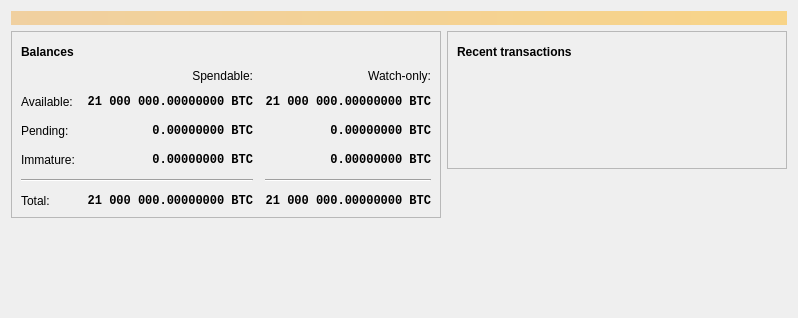
<?xml version="1.0" encoding="UTF-8"?>
<ui version="4.0">
 <class>OverviewPage</class>
 <widget class="QWidget" name="OverviewPage">
  <property name="geometry">
   <rect>
    <x>0</x>
    <y>0</y>
    <width>798</width>
    <height>318</height>
   </rect>
  </property>
  <property name="windowTitle">
   <string>Form</string>
  </property>
  <layout class="QVBoxLayout" name="topLayout">
   <item>
    <widget class="QLabel" name="labelAlerts">
     <property name="visible">
      <bool>false</bool>
     </property>
     <property name="styleSheet">
      <string notr="true">QLabel { background-color: qlineargradient(x1: 0, y1: 0, x2: 1, y2: 0, stop:0 #F0D0A0, stop:1 #F8D488); color:#000000; }</string>
     </property>
     <property name="wordWrap">
      <bool>true</bool>
     </property>
     <property name="margin">
      <number>3</number>
     </property>
     <property name="textInteractionFlags">
      <set>Qt::TextSelectableByMouse</set>
     </property>
    </widget>
   </item>
   <item>
    <layout class="QHBoxLayout" name="horizontalLayout" stretch="1,1">
     <item>
      <layout class="QVBoxLayout" name="verticalLayout_2">
       <item>
        <widget class="QFrame" name="frame">
         <property name="frameShape">
          <enum>QFrame::StyledPanel</enum>
         </property>
         <property name="frameShadow">
          <enum>QFrame::Raised</enum>
         </property>
         <layout class="QVBoxLayout" name="verticalLayout_4">
          <item>
           <layout class="QHBoxLayout" name="horizontalLayout_4">
            <item>
             <widget class="QLabel" name="label_5">
              <property name="font">
               <font>
                <weight>75</weight>
                <bold>true</bold>
               </font>
              </property>
              <property name="text">
               <string>Balances</string>
              </property>
             </widget>
            </item>
            <item>
             <widget class="QPushButton" name="labelWalletStatus">
              <property name="enabled">
               <bool>true</bool>
              </property>
              <property name="maximumSize">
               <size>
                <width>30</width>
                <height>16777215</height>
               </size>
              </property>
              <property name="toolTip">
               <string>The displayed information may be out of date. Your wallet automatically synchronizes with the Crown network after a connection is established, but this process has not completed yet.</string>
              </property>
              <property name="text">
               <string/>
              </property>
              <property name="icon">
               <iconset resource="../crown.qrc">
                <normaloff>:/icons/warning</normaloff>
                <disabledoff>:/icons/warning</disabledoff>:/icons/warning</iconset>
              </property>
              <property name="iconSize">
               <size>
                <width>24</width>
                <height>24</height>
               </size>
              </property>
              <property name="flat">
               <bool>true</bool>
              </property>
             </widget>
            </item>
            <item>
             <spacer name="horizontalSpacer_3">
              <property name="orientation">
               <enum>Qt::Horizontal</enum>
              </property>
              <property name="sizeHint" stdset="0">
               <size>
                <width>40</width>
                <height>20</height>
               </size>
              </property>
             </spacer>
            </item>
           </layout>
          </item>
          <item>
           <layout class="QGridLayout" name="gridLayout">
            <property name="spacing">
             <number>12</number>
            </property>
            <item row="2" column="2">
             <widget class="QLabel" name="labelWatchPending">
              <property name="font">
               <font>
                <family>Monospace</family>
                <weight>75</weight>
                <bold>true</bold>
               </font>
              </property>
              <property name="cursor">
               <cursorShape>IBeamCursor</cursorShape>
              </property>
              <property name="toolTip">
               <string>Unconfirmed transactions to watch-only addresses</string>
              </property>
              <property name="text">
               <string notr="true">0.00000000 BTC</string>
              </property>
              <property name="alignment">
               <set>Qt::AlignRight|Qt::AlignTrailing|Qt::AlignVCenter</set>
              </property>
              <property name="textInteractionFlags">
               <set>Qt::LinksAccessibleByMouse|Qt::TextSelectableByKeyboard|Qt::TextSelectableByMouse</set>
              </property>
             </widget>
            </item>
            <item row="2" column="1">
             <widget class="QLabel" name="labelUnconfirmed">
              <property name="font">
               <font>
                <family>Monospace</family>
                <weight>75</weight>
                <bold>true</bold>
               </font>
              </property>
              <property name="cursor">
               <cursorShape>IBeamCursor</cursorShape>
              </property>
              <property name="toolTip">
               <string>Total of transactions that have yet to be confirmed, and do not yet count toward the spendable balance</string>
              </property>
              <property name="text">
               <string notr="true">0.00000000 BTC</string>
              </property>
              <property name="alignment">
               <set>Qt::AlignRight|Qt::AlignTrailing|Qt::AlignVCenter</set>
              </property>
              <property name="textInteractionFlags">
               <set>Qt::LinksAccessibleByMouse|Qt::TextSelectableByKeyboard|Qt::TextSelectableByMouse</set>
              </property>
             </widget>
            </item>
            <item row="3" column="2">
             <widget class="QLabel" name="labelWatchImmature">
              <property name="font">
               <font>
                <family>Monospace</family>
                <weight>75</weight>
                <bold>true</bold>
               </font>
              </property>
              <property name="cursor">
               <cursorShape>IBeamCursor</cursorShape>
              </property>
              <property name="toolTip">
               <string>Mined balance in watch-only addresses that has not yet matured</string>
              </property>
              <property name="text">
               <string notr="true">0.00000000 BTC</string>
              </property>
              <property name="alignment">
               <set>Qt::AlignRight|Qt::AlignTrailing|Qt::AlignVCenter</set>
              </property>
              <property name="textInteractionFlags">
               <set>Qt::LinksAccessibleByMouse|Qt::TextSelectableByKeyboard|Qt::TextSelectableByMouse</set>
              </property>
             </widget>
            </item>
            <item row="4" column="0" colspan="2">
             <widget class="Line" name="line">
              <property name="orientation">
               <enum>Qt::Horizontal</enum>
              </property>
             </widget>
            </item>
            <item row="4" column="2">
             <widget class="Line" name="lineWatchBalance">
              <property name="sizePolicy">
               <sizepolicy hsizetype="Preferred" vsizetype="Fixed">
                <horstretch>0</horstretch>
                <verstretch>0</verstretch>
               </sizepolicy>
              </property>
              <property name="minimumSize">
               <size>
                <width>140</width>
                <height>0</height>
               </size>
              </property>
              <property name="orientation">
               <enum>Qt::Horizontal</enum>
              </property>
             </widget>
            </item>
            <item row="5" column="0">
             <widget class="QLabel" name="labelTotalText">
              <property name="text">
               <string>Total:</string>
              </property>
             </widget>
            </item>
            <item row="3" column="1">
             <widget class="QLabel" name="labelImmature">
              <property name="font">
               <font>
                <family>Monospace</family>
                <weight>75</weight>
                <bold>true</bold>
               </font>
              </property>
              <property name="cursor">
               <cursorShape>IBeamCursor</cursorShape>
              </property>
              <property name="toolTip">
               <string>Mined balance that has not yet matured</string>
              </property>
              <property name="text">
               <string notr="true">0.00000000 BTC</string>
              </property>
              <property name="alignment">
               <set>Qt::AlignRight|Qt::AlignTrailing|Qt::AlignVCenter</set>
              </property>
              <property name="textInteractionFlags">
               <set>Qt::LinksAccessibleByMouse|Qt::TextSelectableByKeyboard|Qt::TextSelectableByMouse</set>
              </property>
             </widget>
            </item>
            <item row="2" column="3">
             <spacer name="horizontalSpacer_2">
              <property name="orientation">
               <enum>Qt::Horizontal</enum>
              </property>
              <property name="sizeHint" stdset="0">
               <size>
                <width>40</width>
                <height>20</height>
               </size>
              </property>
             </spacer>
            </item>
            <item row="3" column="0">
             <widget class="QLabel" name="labelImmatureText">
              <property name="text">
               <string>Immature:</string>
              </property>
             </widget>
            </item>
            <item row="5" column="1">
             <widget class="QLabel" name="labelTotal">
              <property name="font">
               <font>
                <family>Monospace</family>
                <weight>75</weight>
                <bold>true</bold>
               </font>
              </property>
              <property name="cursor">
               <cursorShape>IBeamCursor</cursorShape>
              </property>
              <property name="toolTip">
               <string>Your current total balance</string>
              </property>
              <property name="text">
               <string notr="true">21 000 000.00000000 BTC</string>
              </property>
              <property name="alignment">
               <set>Qt::AlignRight|Qt::AlignTrailing|Qt::AlignVCenter</set>
              </property>
              <property name="textInteractionFlags">
               <set>Qt::LinksAccessibleByMouse|Qt::TextSelectableByKeyboard|Qt::TextSelectableByMouse</set>
              </property>
             </widget>
            </item>
            <item row="5" column="2">
             <widget class="QLabel" name="labelWatchTotal">
              <property name="font">
               <font>
                <family>Monospace</family>
                <weight>75</weight>
                <bold>true</bold>
               </font>
              </property>
              <property name="cursor">
               <cursorShape>IBeamCursor</cursorShape>
              </property>
              <property name="toolTip">
               <string>Current total balance in watch-only addresses</string>
              </property>
              <property name="text">
               <string notr="true">21 000 000.00000000 BTC</string>
              </property>
              <property name="alignment">
               <set>Qt::AlignRight|Qt::AlignTrailing|Qt::AlignVCenter</set>
              </property>
              <property name="textInteractionFlags">
               <set>Qt::LinksAccessibleByMouse|Qt::TextSelectableByKeyboard|Qt::TextSelectableByMouse</set>
              </property>
             </widget>
            </item>
            <item row="0" column="2">
             <widget class="QLabel" name="labelWatchonly">
              <property name="text">
               <string>Watch-only:</string>
              </property>
              <property name="alignment">
               <set>Qt::AlignRight|Qt::AlignTrailing|Qt::AlignVCenter</set>
              </property>
             </widget>
            </item>
            <item row="1" column="0">
             <widget class="QLabel" name="labelBalanceText">
              <property name="text">
               <string>Available:</string>
              </property>
             </widget>
            </item>
            <item row="1" column="1">
             <widget class="QLabel" name="labelBalance">
              <property name="font">
               <font>
                <family>Monospace</family>
                <weight>75</weight>
                <bold>true</bold>
               </font>
              </property>
              <property name="cursor">
               <cursorShape>IBeamCursor</cursorShape>
              </property>
              <property name="toolTip">
               <string>Your current spendable balance</string>
              </property>
              <property name="text">
               <string notr="true">21 000 000.00000000 BTC</string>
              </property>
              <property name="alignment">
               <set>Qt::AlignRight|Qt::AlignTrailing|Qt::AlignVCenter</set>
              </property>
              <property name="textInteractionFlags">
               <set>Qt::LinksAccessibleByMouse|Qt::TextSelectableByKeyboard|Qt::TextSelectableByMouse</set>
              </property>
             </widget>
            </item>
            <item row="1" column="2">
             <widget class="QLabel" name="labelWatchAvailable">
              <property name="font">
               <font>
                <family>Monospace</family>
                <weight>75</weight>
                <bold>true</bold>
               </font>
              </property>
              <property name="cursor">
               <cursorShape>IBeamCursor</cursorShape>
              </property>
              <property name="toolTip">
               <string>Your current balance in watch-only addresses</string>
              </property>
              <property name="text">
               <string notr="true">21 000 000.00000000 BTC</string>
              </property>
              <property name="alignment">
               <set>Qt::AlignRight|Qt::AlignTrailing|Qt::AlignVCenter</set>
              </property>
              <property name="textInteractionFlags">
               <set>Qt::LinksAccessibleByMouse|Qt::TextSelectableByKeyboard|Qt::TextSelectableByMouse</set>
              </property>
             </widget>
            </item>
            <item row="2" column="0">
             <widget class="QLabel" name="labelPendingText">
              <property name="text">
               <string>Pending:</string>
              </property>
             </widget>
            </item>
            <item row="0" column="1">
             <widget class="QLabel" name="labelSpendable">
              <property name="text">
               <string>Spendable:</string>
              </property>
              <property name="alignment">
               <set>Qt::AlignRight|Qt::AlignTrailing|Qt::AlignVCenter</set>
              </property>
             </widget>
            </item>
           </layout>
          </item>
         </layout>
        </widget>
       </item>
       <item>
        <spacer name="verticalSpacer">
         <property name="orientation">
          <enum>Qt::Vertical</enum>
         </property>
         <property name="sizeHint" stdset="0">
          <size>
           <width>20</width>
           <height>40</height>
          </size>
         </property>
        </spacer>
       </item>
      </layout>
     </item>
     <item>
      <layout class="QVBoxLayout" name="verticalLayout_3">
       <item>
        <widget class="QFrame" name="frame_2">
         <property name="frameShape">
          <enum>QFrame::StyledPanel</enum>
         </property>
         <property name="frameShadow">
          <enum>QFrame::Raised</enum>
         </property>
         <layout class="QVBoxLayout" name="verticalLayout">
          <item>
           <layout class="QHBoxLayout" name="horizontalLayout_2">
            <item>
             <widget class="QLabel" name="label_4">
              <property name="font">
               <font>
                <weight>75</weight>
                <bold>true</bold>
               </font>
              </property>
              <property name="text">
               <string>Recent transactions</string>
              </property>
             </widget>
            </item>
            <item>
             <widget class="QPushButton" name="labelTransactionsStatus">
              <property name="enabled">
               <bool>true</bool>
              </property>
              <property name="maximumSize">
               <size>
                <width>30</width>
                <height>16777215</height>
               </size>
              </property>
              <property name="toolTip">
               <string>The displayed information may be out of date. Your wallet automatically synchronizes with the Crown network after a connection is established, but this process has not completed yet.</string>
              </property>
              <property name="text">
               <string/>
              </property>
              <property name="icon">
               <iconset resource="../crown.qrc">
                <normaloff>:/icons/warning</normaloff>
                <disabledoff>:/icons/warning</disabledoff>:/icons/warning</iconset>
              </property>
              <property name="iconSize">
               <size>
                <width>24</width>
                <height>24</height>
               </size>
              </property>
              <property name="flat">
               <bool>true</bool>
              </property>
             </widget>
            </item>
            <item>
             <spacer name="horizontalSpacer">
              <property name="orientation">
               <enum>Qt::Horizontal</enum>
              </property>
              <property name="sizeHint" stdset="0">
               <size>
                <width>40</width>
                <height>20</height>
               </size>
              </property>
             </spacer>
            </item>
           </layout>
          </item>
          <item>
           <widget class="TransactionOverviewWidget" name="listTransactions">
            <property name="styleSheet">
             <string notr="true">QListView { background: transparent; }</string>
            </property>
            <property name="frameShape">
             <enum>QFrame::NoFrame</enum>
            </property>
            <property name="verticalScrollBarPolicy">
             <enum>Qt::ScrollBarAlwaysOff</enum>
            </property>
            <property name="horizontalScrollBarPolicy">
             <enum>Qt::ScrollBarAlwaysOff</enum>
            </property>
            <property name="sizeAdjustPolicy">
             <enum>QAbstractScrollArea::AdjustToContents</enum>
            </property>
            <property name="selectionMode">
             <enum>QAbstractItemView::NoSelection</enum>
            </property>
            <property name="uniformItemSizes">
             <bool>true</bool>
            </property>
           </widget>
          </item>
         </layout>
        </widget>
       </item>
       <item>
        <spacer name="verticalSpacer_2">
         <property name="orientation">
          <enum>Qt::Vertical</enum>
         </property>
         <property name="sizeHint" stdset="0">
          <size>
           <width>20</width>
           <height>40</height>
          </size>
         </property>
        </spacer>
       </item>
      </layout>
     </item>
    </layout>
   </item>
  </layout>
 </widget>
 <customwidgets>
  <customwidget>
   <class>TransactionOverviewWidget</class>
   <extends>QListView</extends>
   <header>qt/transactionoverviewwidget.h</header>
  </customwidget>
 </customwidgets>
 <resources/>
 <connections/>
</ui>
